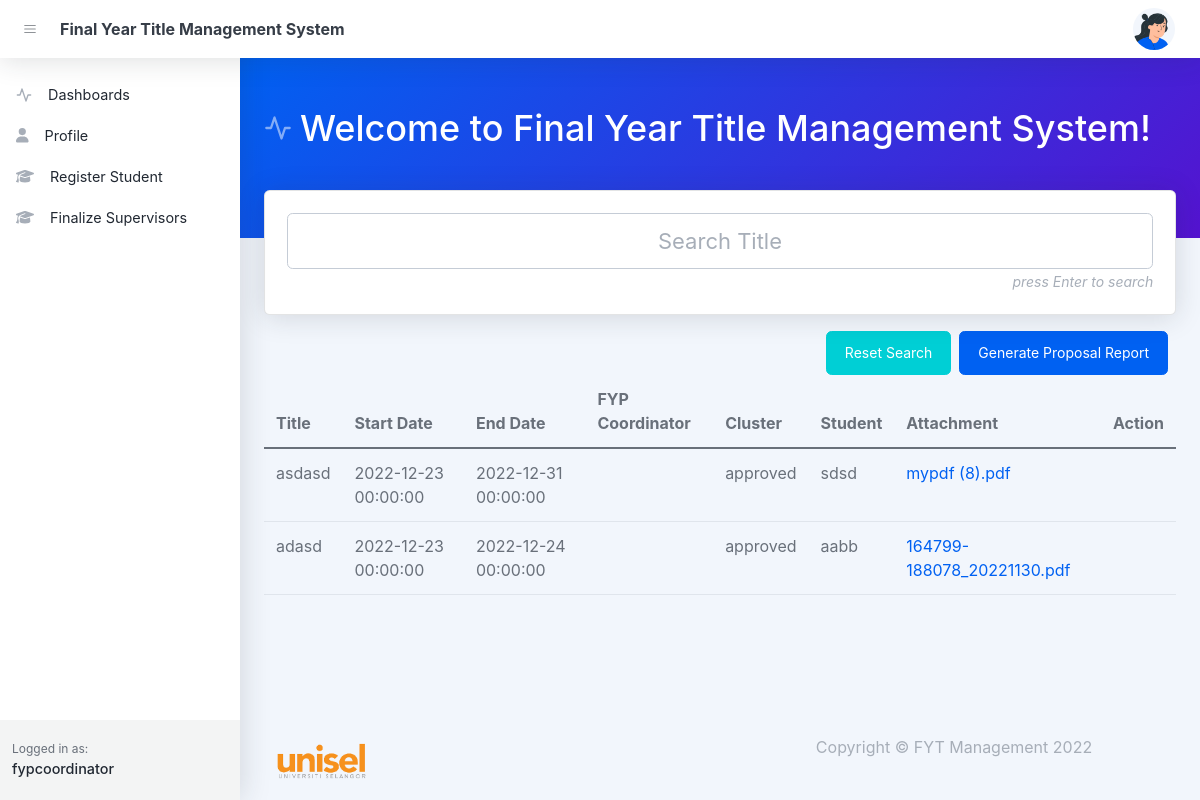
The app's page /student-dashboard.php (signed in), older data.
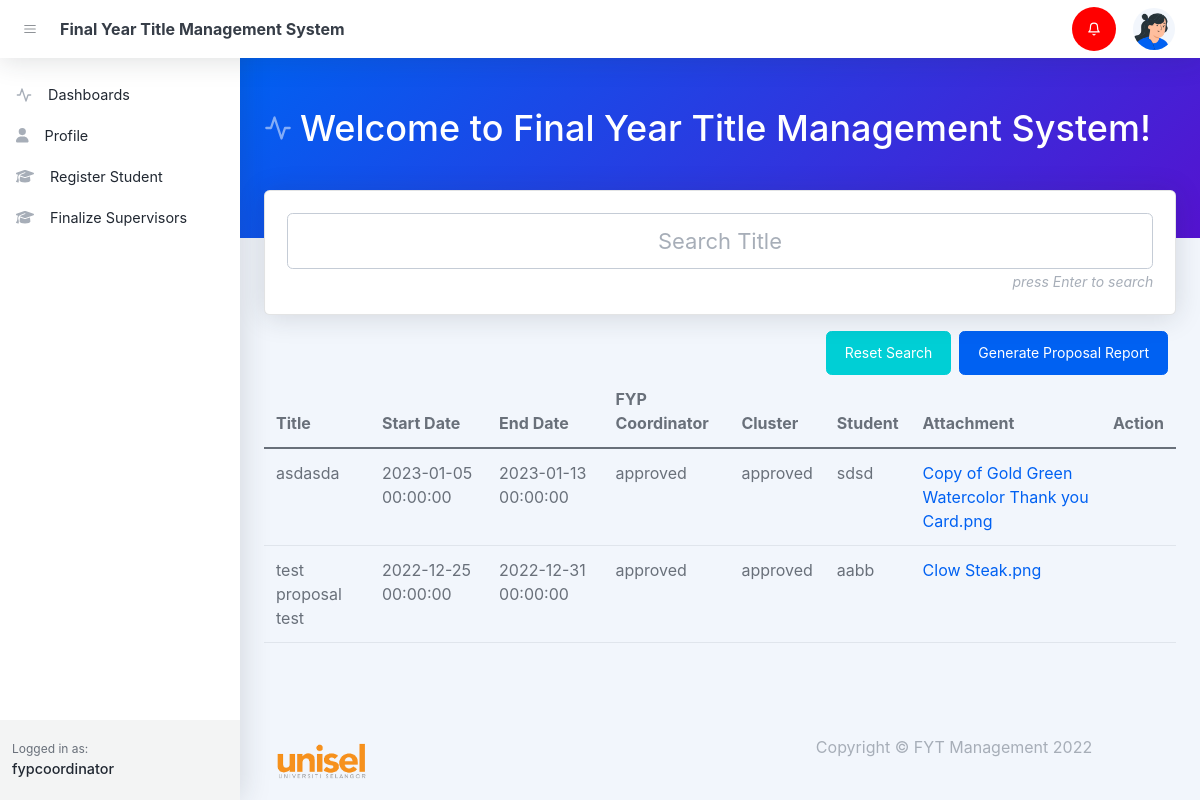
The same page, newer data.
### tables this page shows
CREATE TABLE `proposals` (
  `id` bigint(20) UNSIGNED NOT NULL,
  `title` text DEFAULT NULL,
  `start_date` datetime DEFAULT NULL,
  `end_date` datetime DEFAULT NULL,
  `status` varchar(255) DEFAULT NULL,
  `user_id` bigint(20) DEFAULT NULL,
  `supervisor_id` bigint(20) DEFAULT NULL,
  `fyp_coordinator_status` varchar(255) DEFAULT NULL,
  `attachment` text DEFAULT NULL,
  `attachment_name` text DEFAULT NULL,
  `created_at` timestamp NULL DEFAULT NULL,
  `updated_at` timestamp NULL DEFAULT NULL
);

CREATE TABLE `users` (
  `id` bigint(20) UNSIGNED NOT NULL,
  `name` varchar(255) NOT NULL,
  `email` varchar(255) DEFAULT NULL,
  `handphone` varchar(255) DEFAULT NULL,
  `roles` varchar(255) DEFAULT NULL,
  `password` varchar(255) DEFAULT NULL,
  `image` text DEFAULT NULL,
  `created_at` timestamp NULL DEFAULT NULL,
  `updated_at` timestamp NULL DEFAULT NULL
);

CREATE TABLE `notifications` (
  `id` bigint(20) UNSIGNED NOT NULL,
  `user_id` text DEFAULT NULL,
  `notification` text DEFAULT NULL,
  `status` varchar(255) DEFAULT NULL,
  `created_at` timestamp NULL DEFAULT NULL,
  `updated_at` timestamp NULL DEFAULT NULL
);

### controllers/proposal.php (called while the page is built, shortened)
<?php
    $conn = setDbConnection();
    function index(){
        global $conn;
        $sql = "select proposals.*, student.id as student_id, student.name as student_name from proposals
        left join users as student on proposals.user_id = student.id ";
        $sql = $sql." order by id desc";
        $result = $conn->query($sql);
        if ($result->num_rows > 0) {
            while ($row = $result->fetch_assoc()) {
                $proposals[] = [
                    'id' => $row['id'],
                    "title" => $row['title'] ?? null,
                    'start_date' => $row['start_date'] ?? null,
                    'end_date' => $row['end_date'],
                    'finish_date' => $row['finish_date'] ?? null,
                    'status' => $row['status'] ?? null,
                    'student_id' => $row['student_id'] ?? null,
                    'student' => $row['student_name'] ?? null,
                    'attachment' => $row['attachment'] ?? null,
                    'attachment_name' => $row['attachment_name'] ?? null,
                    'fyp_coordinator_status' => $row['fyp_coordinator_status'] ?? null,
                ];
            }
            return  $proposals;
        }
    }
?>

### layout_admin/sidenav.php (called while the page is built, shortened)
<?php
    include_once('controllers/proposal.php');
    $validateProposals= index();
?>

### controllers/notifications.php (called while the page is built, shortened)
<?php
    $conn = setDbConnection();
    function getNotifications(){
        global $conn;
        $sql = "select notifications.*, users.name from notifications
        left join users on users.id = notifications.user_id
        where notifications.user_id = '".$_SESSION['id']."'
        order by id desc";
        $result = $conn->query($sql);
        if ($result->num_rows > 0) {
            while ($row = $result->fetch_assoc()) {
                $proposals[] = $row;
            }
            return  $proposals;
        }
    }
?>

### student-dashboard.php (the view, shortened to what the changed rows need)
<!DOCTYPE html>
<html lang="en">
    <head>
       <?php include('layout_admin/header.php')?>
    </head>
    <body class="nav-fixed">
        <?php include('layout_admin/navbar.php')?>
        <div id="layoutSidenav">
                <?php include('layout_admin/sidenav.php')?>
            <div id="layoutSidenav_content">
                <main>
                    <header class="page-header page-header-dark bg-gradient-primary-to-secondary pb-5">
                        <div class="container-xl px-4">
                            <div class="page-header-content pt-4">
                                <div class="row align-items-center justify-content-between">
                                    <div class="col-auto mt-4">
                                        <h1 class="page-header-title">
                                            <div class="page-header-icon"><i data-feather="activity"></i></div>
                                            Welcome to Final Year Title Management System!
                                        </h1>
                                    </div>
                                </div>
                            </div>
                        </div>
                    </header>
                    <?php
                        include_once('controllers/proposal.php');
                        $proposals = index();
                    ?>
                    <div class="container-xl px-4">
                        <div class="row">
                            <div class="col-xxl-12 mb-5">
                                <table class="table table-hover table-stripped" id="proposal">
                                    <thead>
                                        <tr>
                                            <th>Title</th>
                                            <th>Start Date</th>
                                            <th>End Date</th>
                                            <th>FYP Coordinator</th>
                                            <th>Cluster</th>
                                            <th>Student</th>
                                            <th>Attachment</th>
                                            <?php
                                                if($_SESSION['roles'] != 'hod' && $_SESSION['roles'] != 'cluster' ){
                                                    echo '<th>Action</th>';
                                                }
                                            ?>
                                        </tr>
                                    </thead>
                                    <tbody>
                                        <?php
                                        if( isset($proposals)){
                                            foreach ($proposals as $key => $proposal) {
                                                $editProposal = null;
                                                $deleteProposal = null;
                                               echo '
                                                        <tr>
                                                            <td>'.$proposal['title'].'</td>
                                                            <td>'.$proposal['start_date'].'</td>
                                                            <td>'.$proposal['end_date'].'</td>
                                                            <td>'.$proposal['fyp_coordinator_status'].'</td>
                                                            <td>'.$proposal['status'].'</td>
                                                            <td>'.( $proposal['student'] ?? '-') .'</td>
                                                            <td>'.( $proposal['attachment_name'] ? '<a href="assets/proposals/'.$proposal['attachment'].'" target=blank>'.$proposal["attachment_name"].'</a>' : '-').'</td>
                                                            <td>
                                                                '.$editProposal.'
                                                                '.$deleteProposal.'
                                                            </td>
                                                        </tr>
                                                ';
                                            }
                                        }else{
                                            echo '<tr><td colspan=7>No Proposals!</td></tr>';
                                        }
                                        ?>
                                    </tbody>
                                </table>
                            </div>
                        </div>
                    </div>
                </main>
            </div>
        </div>
    </body>
</html>

### layout_admin/navbar.php (shortened to what the changed rows need)
<nav class="topnav navbar navbar-expand shadow justify-content-between justify-content-sm-start navbar-light bg-white" id="sidenavAccordion">
    <ul class="navbar-nav align-items-center ms-auto">
        <?php
            include_once('controllers/notifications.php');
            $notifications = getNotifications();
            if(isset($notifications)){
                echo '
                    <li class="nav-item dropdown no-caret d-none d-sm-block me-3 dropdown-notifications">
                    <a class="btn btn-icon btn-transparent-dark dropdown-toggle" id="navbarDropdownAlerts" ';
                    $status = false;
                  foreach ($notifications as $key => $value) {
                    if($value['status'] == 'new'){$status = true;};
                  }
                  var_dump($status);
                  if($status){
                    echo 'style="background:red"';
                  }
                echo ' href="javascript:void(0);" role="button" data-bs-toggle="dropdown" aria-haspopup="true" aria-expanded="true">
                    <svg xmlns="http://www.w3.org/2000/svg" ';
                if($status){
                    echo 'style="color:white"';
                }
                echo'width="24" height="24" viewBox="0 0 24 24" fill="none" stroke="currentColor" stroke-width="2" stroke-linecap="round" stroke-linejoin="round" class="feather feather-bell"><path d="M18 8A6 6 0 0 0 6 8c0 7-3 9-3 9h18s-3-2-3-9"></path><path d="M13.73 21a2 2 0 0 1-3.46 0"></path></svg></a>
                    <div class="dropdown-menu dropdown-menu-end border-0 shadow animated--fade-in-up" aria-labelledby="navbarDropdownAlerts" data-bs-popper="none">
                        <h6 class="dropdown-header dropdown-notifications-header">
                            <svg xmlns="http://www.w3.org/2000/svg" width="24" height="24" viewBox="0 0 24 24" fill="none" stroke="currentColor" stroke-width="2" stroke-linecap="round" stroke-linejoin="round" class="feather feather-bell me-2"><path d="M18 8A6 6 0 0 0 6 8c0 7-3 9-3 9h18s-3-2-3-9"></path><path d="M13.73 21a2 2 0 0 1-3.46 0"></path></svg>
                            Notifications Center
                        </h6>';
                echo '
                </div>
                </li>';
            }
        ?>
    </ul>
</nav>

Row changes from the older to the newer data that the page shows:
removed proposals: title "asdasd", start_date "2022-12-23 00:00:00", end_date "2022-12-31 00:00:00", status "approved", users.name "sdsd", attachment_name "mypdf (8).pdf"
removed proposals: title "adasd", start_date "2022-12-23 00:00:00", end_date "2022-12-24 00:00:00", status "approved", users.name "aabb", attachment_name "164799-188078_20221130.pdf"
added proposals: title "asdasda", start_date "2023-01-05 00:00:00", end_date "2023-01-13 00:00:00", fyp_coordinator_status "approved", status "approved", users.name "sdsd", attachment_name "Copy of Gold Green Watercolor Thank you Card.png"
added proposals: title "test proposal test", start_date "2022-12-25 00:00:00", end_date "2022-12-31 00:00:00", fyp_coordinator_status "approved", status "approved", users.name "aabb", attachment_name "Clow Steak.png"
